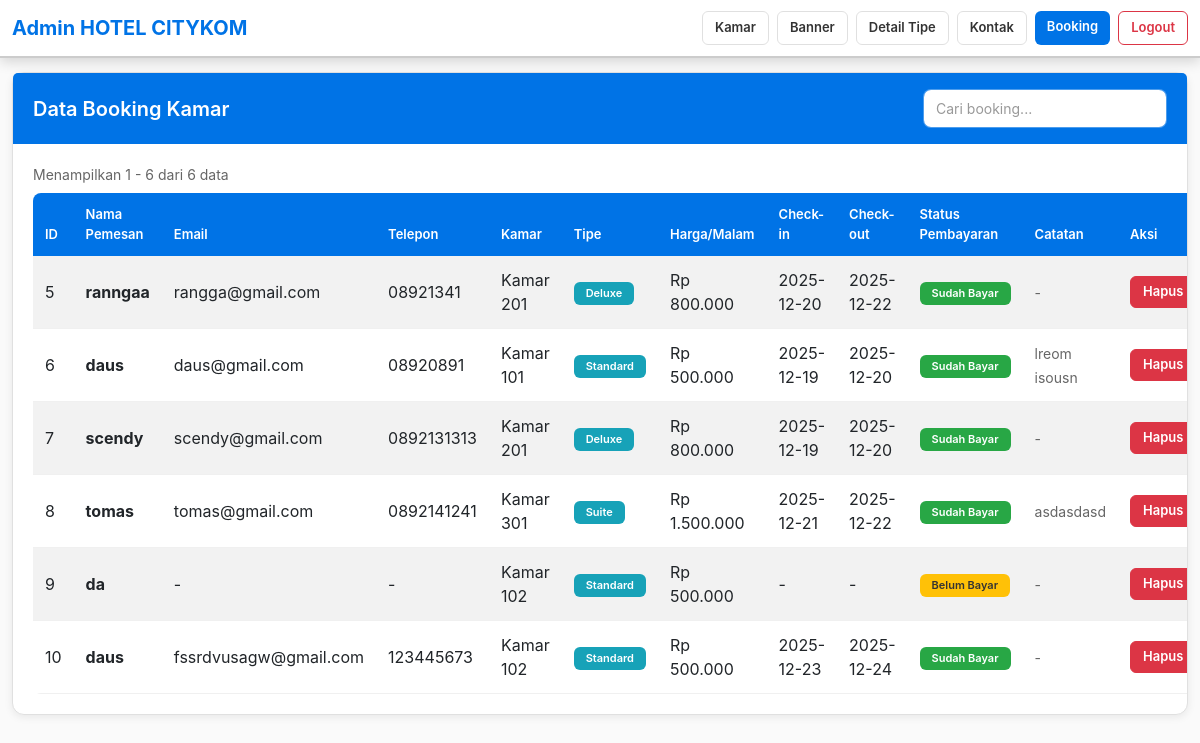
The app's page /admin/bookings (signed in) with its own data.
### tables this page shows
CREATE TABLE booking (
            id_booking INTEGER PRIMARY KEY AUTOINCREMENT,
            id_kamar INTEGER NOT NULL,
            nama TEXT NOT NULL,
            email TEXT,
            telepon TEXT,
            tanggal_checkin TEXT,
            tanggal_checkout TEXT,
            catatan TEXT, status_pembayaran TEXT DEFAULT 'Belum Bayar', tanggal_booking TEXT,
            FOREIGN KEY (id_kamar) REFERENCES kamar (id_kamar)
        );

CREATE TABLE kamar (
            id_kamar INTEGER PRIMARY KEY AUTOINCREMENT,
            nomor_kamar TEXT NOT NULL,
            tipe_kamar TEXT NOT NULL,
            harga_per_malam INTEGER NOT NULL,
            status TEXT NOT NULL,
            deskripsi TEXT,
            filename TEXT
        );

### app.py (the view)
@app.route("/admin/bookings")
@login_required
def admin_bookings():
    search = request.args.get("search", "")
    page = request.args.get("page", 1, type=int)
    per_page = 10
    conn = get_db()
    cur = conn.cursor()
    if search:
        cur.execute("""
            SELECT b.*, k.nomor_kamar, k.tipe_kamar, k.harga_per_malam
            FROM booking b
            JOIN kamar k ON b.id_kamar = k.id_kamar
            WHERE b.nama LIKE ? OR b.email LIKE ? OR b.telepon LIKE ? OR k.nomor_kamar LIKE ? OR k.tipe_kamar LIKE ?
            ORDER BY b.id_booking ASC
        """, (f"%{search}%", f"%{search}%", f"%{search}%", f"%{search}%", f"%{search}%"))
    else:
        cur.execute("""
            SELECT b.*, k.nomor_kamar, k.tipe_kamar, k.harga_per_malam
            FROM booking b
            JOIN kamar k ON b.id_kamar = k.id_kamar
            ORDER BY b.id_booking ASC
        """)
    all_bookings = cur.fetchall()
    total = len(all_bookings)
    start = (page - 1) * per_page
    end = start + per_page
    bookings = all_bookings[start:end]
    total_pages = (total + per_page - 1) // per_page
    conn.close()
    return render_template("admin/bookings.html", bookings=bookings, search=search, page=page, total_pages=total_pages, total=total)

### app.py (called while the page is built)
@app.template_filter("rupiah")
def rupiah_filter(value):
    try:
        amount = float(value)
    except (TypeError, ValueError):
        return value
    return ("Rp " + format(int(round(amount)), ",")).replace(",", ".")

def get_db():
    conn = sqlite3.connect(DB_FILE)
    conn.row_factory = sqlite3.Row
    return conn

def login_required(f):
    @wraps(f)
    def decorated_function(*args, **kwargs):
        if 'admin_logged_in' not in session or not session['admin_logged_in']:
            return redirect(url_for('admin_login'))
        return f(*args, **kwargs)
    return decorated_function

### templates/admin/bookings.html (shortened to what this page needs)
<!doctype html>
<html lang="id">
<head>
    <link href="https://cdn.jsdelivr.net/npm/bootstrap@5.3.0/dist/css/bootstrap.min.css" rel="stylesheet"/>
    <link rel="stylesheet" href="https://cdnjs.cloudflare.com/ajax/libs/font-awesome/6.4.0/css/all.min.css"/>
    <link rel="stylesheet" href="{{ url_for('static', filename='css/admin.css') }}"/>
</head>
<body>
<nav class="navbar navbar-expand-lg mb-4">
    <div class="container">
        <a class="navbar-brand" href="{{ url_for('admin_rooms') }}">Admin HOTEL CITYKOM</a>
        <div class="d-flex ms-auto">
            <a class="btn btn-outline-light btn-sm me-2" href="{{ url_for('admin_rooms') }}">Kamar</a>
            <a class="btn btn-outline-light btn-sm me-2" href="{{ url_for('admin_banners') }}">Banner</a>
            <a class="btn btn-outline-light btn-sm me-2" href="{{ url_for('admin_tipe_kamar') }}">Detail Tipe</a>
            <a class="btn btn-outline-light btn-sm me-2" href="{{ url_for('admin_contacts') }}">Kontak</a>
            <a class="btn btn-light btn-sm me-2" href="{{ url_for('admin_bookings') }}">Booking</a>
            <a class="btn btn-outline-danger btn-sm" href="{{ url_for('admin_logout') }}">Logout</a>
        </div>
    </div>
</nav>
<div class="container mb-5">
    <div class="card shadow-sm">
        <div class="card-header bg-primary text-white">
            <div class="d-flex justify-content-between align-items-center">
                <h5 class="mb-0">Data Booking Kamar</h5>
                <form method="get" class="d-flex gap-2 align-items-center" style="max-width: 300px;">
                    <input type="text" name="search" class="form-control form-control-sm" placeholder="Cari booking..." value="{{ search }}" style="flex: 1;">
                </form>
            </div>
        </div>
        <div class="card-body table-responsive">
            {% if total|default(0) > 0 %}
            <div class="mb-2 text-muted small">Menampilkan {{ ((page|default(1) - 1) * 10) + 1 }} - {{ [page|default(1) * 10, total|default(0)]|min }} dari {{ total|default(0) }} data</div>
            {% endif %}
            <table class="table table-striped align-middle mb-0">
                <thead>
                <tr>
                    <th>ID</th>
                    <th>Nama Pemesan</th>
                    <th>Email</th>
                    <th>Telepon</th>
                    <th>Kamar</th>
                    <th>Tipe</th>
                    <th>Harga/Malam</th>
                    <th>Check-in</th>
                    <th>Check-out</th>
                    <th>Status Pembayaran</th>
                    <th>Catatan</th>
                    <th>Aksi</th>
                </tr>
                </thead>
                <tbody>
                {% for booking in bookings %}
                <tr>
                    <td>{{ booking['id_booking'] }}</td>
                    <td><strong>{{ booking['nama'] }}</strong></td>
                    <td>{{ booking['email'] or '-' }}</td>
                    <td>{{ booking['telepon'] or '-' }}</td>
                    <td>Kamar {{ booking['nomor_kamar'] }}</td>
                    <td><span class="badge bg-info">{{ booking['tipe_kamar'] }}</span></td>
                    <td>{{ booking['harga_per_malam']|rupiah }}</td>
                    <td>{{ booking['tanggal_checkin'] or '-' }}</td>
                    <td>{{ booking['tanggal_checkout'] or '-' }}</td>
                    <td>
                        {% if booking['status_pembayaran'] == 'Sudah Bayar' %}
                        <span class="badge bg-success">Sudah Bayar</span>
                        {% else %}
                        <span class="badge bg-warning">Belum Bayar</span>
                        {% endif %}
                    </td>
                    <td><small class="text-muted">{{ booking['catatan'] or '-' }}</small></td>
                    <td>
                        <a href="{{ url_for('admin_delete_booking', id_booking=booking['id_booking']) }}" class="btn btn-sm btn-danger" onclick="return confirm('Yakin ingin menghapus booking ini?')">
                            Hapus
                        </a>
                    </td>
                </tr>
                {% else %}
                <tr>
                    <td colspan="12" class="text-center">Belum ada data booking.</td>
                </tr>
                {% endfor %}
                </tbody>
            </table>
        </div>
    </div>
</div>
</body>
</html>

### static/css/admin.css (style rules this page uses)
body { padding-top: 72px; background-color: #fafafa; font-family: -apple-system, BlinkMacSystemFont, 'Segoe UI', Roboto, 'Helvetica Neue', Arial, sans-serif; }
.navbar { position: fixed; top: 0; left: 0; right: 0; z-index: 1200; background: rgba(255, 255, 255, 0.95) !important; box-shadow: 0 4px 12px rgba(0, 0, 0, 0.15); border-bottom: 2px solid #cccccc; }
.navbar-brand { color: #0073e6 !important; font-weight: 700; font-size: 1.25rem; }
.navbar .btn { font-weight: 600; font-size: 13px; padding: 6px 12px; border-radius: 6px; transition: all 0.2s ease; }
.navbar .btn-light { background-color: #0073e6 !important; color: white !important; border: none; }
.navbar .btn-outline-light { color: #333 !important; border-color: #e0e0e0; background-color: white; }
.card { border-radius: 12px; border: 1px solid #e0e0e0; box-shadow: 0 2px 8px rgba(0, 0, 0, 0.08); transition: box-shadow 0.2s ease; }
.card-header { background-color: white; border-bottom: 1px solid #e0e0e0; padding: 16px 20px; font-weight: 600; }
.card-header.bg-primary { background-color: #0073e6 !important; color: white !important; border-bottom: none; }
.card-header.bg-primary *, .card-header.bg-primary h5, .card-header.bg-primary i { color: white !important; }
.card-body { padding: 20px; }
.form-control, .form-select { border-radius: 8px; border: 1px solid #e0e0e0; padding: 8px 12px; transition: all 0.2s ease; }
.btn-danger { background-color: #dc3545; border-color: #dc3545; border-radius: 8px; font-weight: 600; padding: 8px 16px; transition: all 0.2s ease; }
.btn-sm.btn-primary, .btn-sm.btn-danger { padding: 6px 12px !important; font-size: 13px !important; line-height: 1.5 !important; border-radius: 6px !important; font-weight: 600 !important; min-height: 32px !important; height: 32px !important; display: inline-flex !important; align-items: center !important; justify-content: center !important; vertical-align: middle; box-sizing: border-box; border-width: 1px; white-space: nowrap; }
.d-flex.gap-2 { gap: 0.5rem; align-items: center; }
.btn-outline-danger { color: #dc3545; border-color: #dc3545; border-radius: 6px; font-weight: 600; padding: 6px 12px; font-size: 13px; }
.table { border-radius: 8px; overflow: hidden; }
.table thead th { background-color: #0073e6 !important; color: white !important; font-weight: 600; font-size: 13px; padding: 12px; border: none; }
.table thead th, .table thead th *, .table thead th span, .table thead th strong, .table thead th em, .table thead th i, .table thead th svg { color: white !important; }
.table tbody tr { transition: background-color 0.2s ease; }
.table tbody td { padding: 12px; vertical-align: middle; border-bottom: 1px solid #f0f0f0; }
.badge { padding: 6px 12px; border-radius: 6px; font-weight: 600; font-size: 11px; }
.badge.bg-success { background-color: #28a745 !important; }
.badge.bg-warning { background-color: #ffc107 !important; color: #333; }
.badge.bg-info { background-color: #17a2b8 !important; }
.shadow-sm { box-shadow: 0 2px 8px rgba(0, 0, 0, 0.08) !important; }
.container { max-width: 1200px; }
h5 { color: #333; font-weight: 600; }
.text-muted { color: #666 !important; }
.card-header.bg-primary .form-control { background-color: white !important; color: #333 !important; border-color: rgba(255, 255, 255, 0.3) !important; }
.card-header.bg-primary .form-control::placeholder { color: #999 !important; }

### records on screen
booking: id_booking "5", nama "ranngaa", email "rangga@gmail.com", telepon "08921341", nomor_kamar "201", tipe_kamar "Deluxe", harga_per_malam|rupiah "Rp 800.000", tanggal_checkin "2025-12-20", tanggal_checkout "2025-12-22", status_pembayaran "Sudah Bayar", catatan "-"
booking: id_booking "6", nama "daus", email "daus@gmail.com", telepon "08920891", nomor_kamar "101", tipe_kamar "Standard", harga_per_malam|rupiah "Rp 500.000", tanggal_checkin "2025-12-19", tanggal_checkout "2025-12-20", status_pembayaran "Sudah Bayar", catatan "lreom isousn"
booking: id_booking "7", nama "scendy", email "scendy@gmail.com", telepon "0892131313", nomor_kamar "201", tipe_kamar "Deluxe", harga_per_malam|rupiah "Rp 800.000", tanggal_checkin "2025-12-19", tanggal_checkout "2025-12-20", status_pembayaran "Sudah Bayar", catatan "-"
booking: id_booking "8", nama "tomas", email "tomas@gmail.com", telepon "0892141241", nomor_kamar "301", tipe_kamar "Suite", harga_per_malam|rupiah "Rp 1.500.000", tanggal_checkin "2025-12-21", tanggal_checkout "2025-12-22", status_pembayaran "Sudah Bayar", catatan "asdasdasd"
booking: id_booking "9", nama "da", email "-", telepon "-", nomor_kamar "102", tipe_kamar "Standard", harga_per_malam|rupiah "Rp 500.000", tanggal_checkin "-", tanggal_checkout "-", status_pembayaran "Belum Bayar", catatan "-"
booking: id_booking "10", nama "daus", email "fssrdvusagw@gmail.com", telepon "123445673", nomor_kamar "102", tipe_kamar "Standard", harga_per_malam|rupiah "Rp 500.000", tanggal_checkin "2025-12-23", tanggal_checkout "2025-12-24", status_pembayaran "Sudah Bayar", catatan "-"

### other values on screen
{{ ((page|default(1) - 1) * 10) + 1 }} "1"
{{ [page|default(1) * 10, total|default(0)]|min }} "6"
{{ total|default(0) }} "6"
